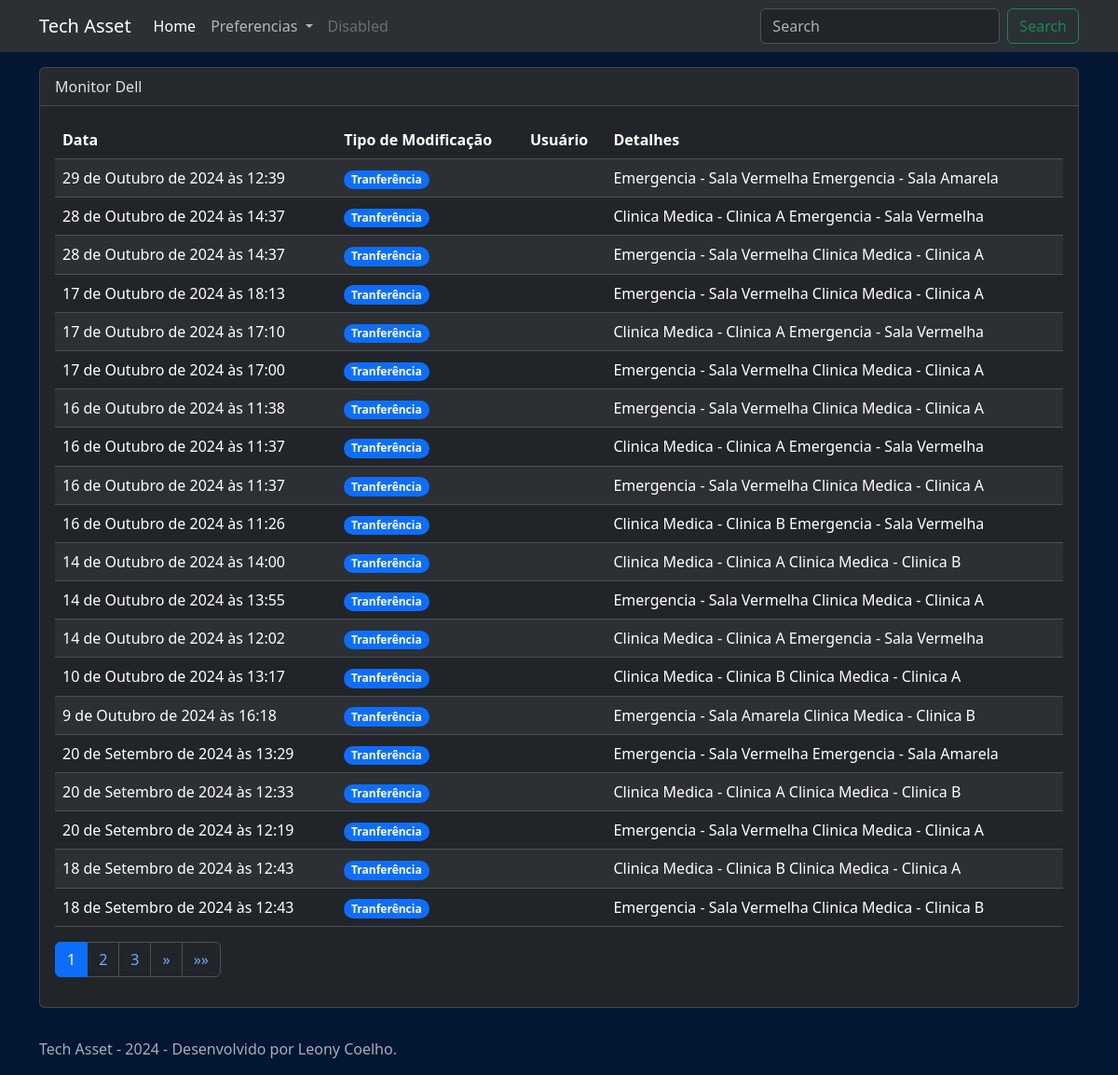
The app's page /asset/history/1/ with its own data.
### app_tech_asset/models.py (models this page shows, shortened)
class Asset(models.Model):
    name = models.CharField(null=False, max_length=50)
    category = models.ForeignKey(Category, null=True, on_delete=models.SET_NULL)
    subcategory = models.ForeignKey(SubCategory, on_delete=models.SET_NULL, null= True)
    modified = models.DateTimeField(auto_now_add=True)
    added = models.DateTimeField(auto_now_add=True)
    details = models.TextField(null=True)
    sector = models.ForeignKey(Sector, null=True, on_delete=models.SET_NULL)
    subsector = models.ForeignKey(SubSector, blank=True, on_delete=models.SET_NULL, null= True)
    rental_company = models.ForeignKey(RentalCompany, null=True, on_delete=models.SET_NULL)
    internal_code1 = models.CharField(null=True, max_length=50)
    internal_code2 = models.CharField(null=True, max_length=50)
    internal_code3 = models.CharField(null=True, max_length=50)
    serial_number = models.CharField(null=True, max_length=50)
    brand = models.CharField(null=True, max_length=50)
    mac_address = models.CharField(null=True, max_length=50)
    windows_license = models.CharField(null=True, max_length=50)
    kit = models.ForeignKey(Kit, on_delete=models.SET_NULL, null=True, blank=True)

class AssetHistory(models.Model):
    asset_id = models.ForeignKey(Asset, on_delete=models.CASCADE)
    modification_type = models.CharField(null=False, max_length=50)
    name = models.CharField(null=False, max_length=50)
    category = models.CharField(null=False, max_length=50)
    modified = models.DateTimeField(auto_now_add=True)
    user = models.CharField(null=False, max_length=50)
    details = models.TextField(null=True)
    sector = models.CharField(null=False, max_length=50)
    new_sector =  models.CharField(null=True, max_length=50)
    previous_sector =  models.CharField(null=True, max_length=50)
    subsector = models.CharField(null=True, max_length=50)
    new_subsector =  models.CharField(null=True, max_length=50)
    previous_subsector =  models.CharField(null=True, max_length=50)
    rental_company = models.CharField(null=False, max_length=50)
    internal_code1 = models.CharField(null=True, max_length=50)
    internal_code2 = models.CharField(null=True, max_length=50)
    internal_code3 = models.CharField(null=True, max_length=50)
    serial_number = models.CharField(null=True, max_length=50)
    brand = models.CharField(null=True, max_length=50)
    mac_address = models.CharField(null=True, max_length=50)
    windows_license = models.CharField(null=True, max_length=50)
    kit = models.CharField(null=True, max_length=50)

### app_tech_asset/views.py (the view)
# urls.py: path('asset/history/<int:id>/', views.history, name='history_asset'),
def history(request, id):
    asset = get_object_or_404(Asset, id=id)
    history_list = AssetHistory.objects.filter(asset_id=asset).order_by('-modified')
    paginator = Paginator(history_list, 20)
    page_number = request.GET.get('page')
    page_obj = paginator.get_page(page_number)
    context = {
        'asset': asset,
        'page_obj': page_obj,
    }
    return render(request, 'view_asset_history.html', context)

### app_tech_asset/context_processors.py (called while the page is built)
def global_settings(request):
    try:
        settings = GlobalSettings.objects.get(id=1)
    except GlobalSettings.DoesNotExist:
        settings = None
    categories = Category.objects.all()
    subcategories = SubCategory.objects.all()
    sectors = Sector.objects.all()
    subsectors = SubSector.objects.all()
    rental_companies = RentalCompany.objects.all()
    return {
        'global_settings': settings,
        'categories': categories,
        'subcategories': subcategories,
        'sectors': sectors,
        'subsectors': subsectors,
        'rental_companies': rental_companies
        }

### app_tech_asset/templates/view_asset_history.html (shortened to what this page needs)
{% extends 'base.html' %}
{% block content %}
<div class="container">
    <div class="card mt-3 mb-3">
        <div class="card-header">{{ asset.name }}</div>
        <div class="card-body">
            <table class="table table-striped">
                <thead>
                    <tr>
                        <th>Data</th>
                        <th>Tipo de Modificação</th>
                        <th>Usuário</th>
                        <th>Detalhes</th>
                    </tr>
                </thead>
                <tbody>
                    {% for entry in page_obj %}
                    <tr>
                        <td>{{ entry.modified }}</td>
                        <td>{% if entry.modification_type == 'Transfer' %}<span class="badge rounded-pill text-bg-primary">Tranferência</span>{% endif %}
                            {% if entry.modification_type == 'Delete' %}<span class="badge rounded-pill text-bg-danger">Deletado</span>{% endif %}</td>
                        <td>{{ entry.user }}</td>
                        <td>
                            {% if entry.modification_type == 'Transfer' %}
                                {{ entry.previous_sector }}{% if entry.previous_subsector %} - {{ entry.previous_subsector }}{% endif %}  {{ entry.new_sector }}{% if entry.new_subsector %} - {{ entry.new_subsector }}{% endif %}
                            {% endif %}
                        </td>
                    </tr>
                    {% empty %}
                    <tr>
                        <td colspan="4">Nenhum histórico encontrado para este ativo.</td>
                    </tr>
                    {% endfor %}
                </tbody>
            </table>
            <nav aria-label="Page navigation">
                <ul class="pagination">
                    {% for num in page_obj.paginator.page_range %}
                        {% if page_obj.number == num %}
                            <li class="page-item active"><span class="page-link">{{ num }}</span></li>
                        {% elif num > page_obj.number|add:-3 and num < page_obj.number|add:3 %}
                            <li class="page-item"><a class="page-link" href="?page={{ num }}">{{ num }}</a></li>
                        {% endif %}
                    {% endfor %}
                    {% if page_obj.has_next %}
                    <li class="page-item">
                        <a class="page-link" href="?page={{ page_obj.next_page_number }}" aria-label="Next">
                            <span aria-hidden="true">&raquo;</span>
                        </a>
                    </li>
                    <li class="page-item">
                        <a class="page-link" href="?page={{ page_obj.paginator.num_pages }}" aria-label="Last">
                            <span aria-hidden="true">&raquo;&raquo;</span>
                        </a>
                    </li>
                    {% endif %}
                </ul>
            </nav>
        </div>
    </div>
</div>
{% endblock %}

### app_tech_asset/static/css/style.css (style rules this page uses)
body { background-color: var(--bs-primary-bg-subtle); }

### records on screen
Asset: name "Monitor Dell"
AssetHistory: modified "29 de Outubro de 2024 às 12:39", modification_type "Tranferência", previous_sector "Emergencia", previous_subsector "Sala Vermelha", new_sector "Emergencia", new_subsector "Sala Amarela"
AssetHistory: modified "28 de Outubro de 2024 às 14:37", modification_type "Tranferência", previous_sector "Clinica Medica", previous_subsector "Clinica A", new_sector "Emergencia", new_subsector "Sala Vermelha"
AssetHistory: modified "28 de Outubro de 2024 às 14:37", modification_type "Tranferência", previous_sector "Emergencia", previous_subsector "Sala Vermelha", new_sector "Clinica Medica", new_subsector "Clinica A"
AssetHistory: modified "17 de Outubro de 2024 às 18:13", modification_type "Tranferência", previous_sector "Emergencia", previous_subsector "Sala Vermelha", new_sector "Clinica Medica", new_subsector "Clinica A"
AssetHistory: modified "17 de Outubro de 2024 às 17:10", modification_type "Tranferência", previous_sector "Clinica Medica", previous_subsector "Clinica A", new_sector "Emergencia", new_subsector "Sala Vermelha"
AssetHistory: modified "17 de Outubro de 2024 às 17:00", modification_type "Tranferência", previous_sector "Emergencia", previous_subsector "Sala Vermelha", new_sector "Clinica Medica", new_subsector "Clinica A"
AssetHistory: modified "16 de Outubro de 2024 às 11:38", modification_type "Tranferência", previous_sector "Emergencia", previous_subsector "Sala Vermelha", new_sector "Clinica Medica", new_subsector "Clinica A"
AssetHistory: modified "16 de Outubro de 2024 às 11:37", modification_type "Tranferência", previous_sector "Clinica Medica", previous_subsector "Clinica A", new_sector "Emergencia", new_subsector "Sala Vermelha"
AssetHistory: modified "16 de Outubro de 2024 às 11:37", modification_type "Tranferência", previous_sector "Emergencia", previous_subsector "Sala Vermelha", new_sector "Clinica Medica", new_subsector "Clinica A"
AssetHistory: modified "16 de Outubro de 2024 às 11:26", modification_type "Tranferência", previous_sector "Clinica Medica", previous_subsector "Clinica B", new_sector "Emergencia", new_subsector "Sala Vermelha"
AssetHistory: modified "14 de Outubro de 2024 às 14:00", modification_type "Tranferência", previous_sector "Clinica Medica", previous_subsector "Clinica A", new_sector "Clinica Medica", new_subsector "Clinica B"
AssetHistory: modified "14 de Outubro de 2024 às 13:55", modification_type "Tranferência", previous_sector "Emergencia", previous_subsector "Sala Vermelha", new_sector "Clinica Medica", new_subsector "Clinica A"
AssetHistory: modified "14 de Outubro de 2024 às 12:02", modification_type "Tranferência", previous_sector "Clinica Medica", previous_subsector "Clinica A", new_sector "Emergencia", new_subsector "Sala Vermelha"
AssetHistory: modified "10 de Outubro de 2024 às 13:17", modification_type "Tranferência", previous_sector "Clinica Medica", previous_subsector "Clinica B", new_sector "Clinica Medica", new_subsector "Clinica A"
AssetHistory: modified "9 de Outubro de 2024 às 16:18", modification_type "Tranferência", previous_sector "Emergencia", previous_subsector "Sala Amarela", new_sector "Clinica Medica", new_subsector "Clinica B"
AssetHistory: modified "20 de Setembro de 2024 às 13:29", modification_type "Tranferência", previous_sector "Emergencia", previous_subsector "Sala Vermelha", new_sector "Emergencia", new_subsector "Sala Amarela"
AssetHistory: modified "20 de Setembro de 2024 às 12:33", modification_type "Tranferência", previous_sector "Clinica Medica", previous_subsector "Clinica A", new_sector "Clinica Medica", new_subsector "Clinica B"
AssetHistory: modified "20 de Setembro de 2024 às 12:19", modification_type "Tranferência", previous_sector "Emergencia", previous_subsector "Sala Vermelha", new_sector "Clinica Medica", new_subsector "Clinica A"
AssetHistory: modified "18 de Setembro de 2024 às 12:43", modification_type "Tranferência", previous_sector "Clinica Medica", previous_subsector "Clinica B", new_sector "Clinica Medica", new_subsector "Clinica A"
AssetHistory: modified "18 de Setembro de 2024 às 12:43", modification_type "Tranferência", previous_sector "Emergencia", previous_subsector "Sala Vermelha", new_sector "Clinica Medica", new_subsector "Clinica B"

### other values on screen
{{ num }} "1"
{{ num }} "2" "3"
